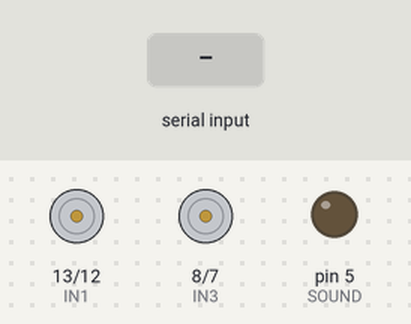
This sketch was run on a simulated Arduino Uno, built with avr-gcc and run on an emulated ATmega328P. Shown: motor-driver pin pairs drawn as motors (green arrow = first pin HIGH = forward, orange = second pin HIGH = backward, longer = more drive, scaled by the enable pin), output pins drawn as LEDs (lit = HIGH). Inputs (shaded band) come from the test bench.

Above: at 1.2 s.
1.3 s: "F" received over the second serial link
At 2.5 s:
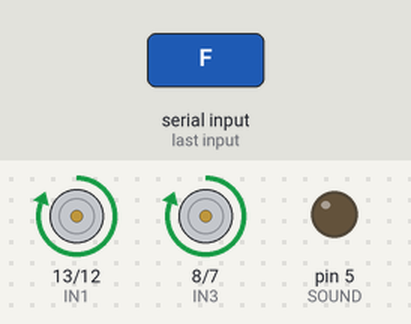
2.8 s: "B" received over the second serial link
At 3.8 s:
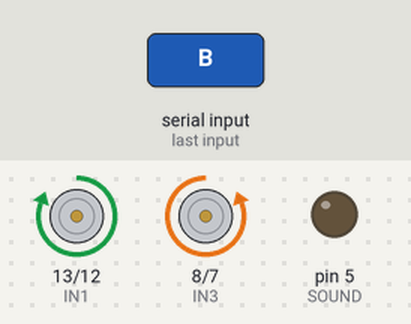
4.3 s: "L" received over the second serial link
At 5.8 s:
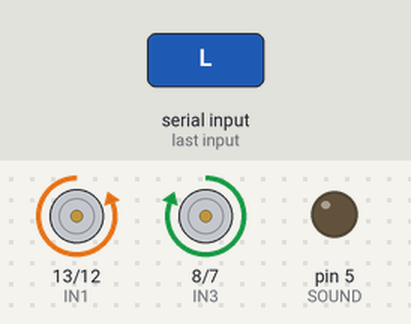
6.1 s: "V" received over the second serial link
At 6.7 s:
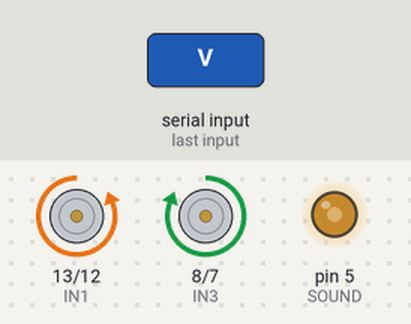
7.6 s: "R" received over the second serial link
At 10.53 s:
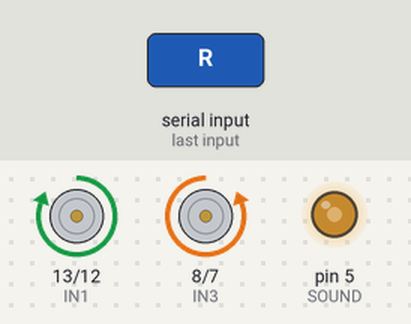
Timing chart, 0 to 11.6 s (numbered marks = the images above; inputs shaded):
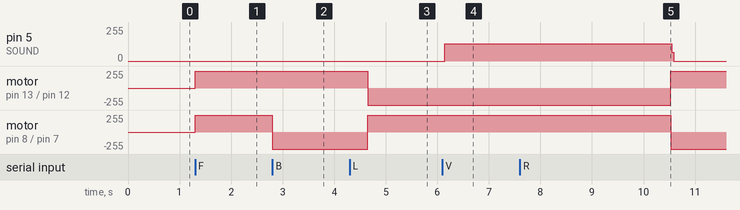

The sketch:

3sencor.ino
```cpp
#include <SoftwareSerial.h>

SoftwareSerial BT(3,4);


#define DIS 30

#define IN1 13
#define IN2 12
#define ENA 11
#define IN3 8
#define IN4 7
#define ENB 6

#define TRIGF A4
#define ECHOF A5

#define TRIGR A0
#define ECHOR A1

#define TRIGL A2
#define ECHOL A3

// 부저
#define SOUND 5

// 멜로디
#define c4 3822 // 261.63Hz 도
#define d4 3405 // 293.67Hz 레
#define e4 3034 // 329.63Hz 미
#define f4 2863 // 349.23Hz 파
#define g4 2551 // 392.11Hz 솔
#define g4s 2408 // 415.30Hz 솔#
#define a4 2273 // 440.11Hz 라
#define b4 2025 // 493.88Hz 시
#define c5 1910 // 523.25Hz 도
#define d5 1703 // 587.33Hz 레
#define d5s 1607 // 584.37Hz 레#
#define e5 1517 // 659.26Hz 미
#define f5 1432 // 698.46Hz 파
#define g5 1276 // 783.99Hz 솔
#define a5 1136 // 880.11Hz 라
#define b5 1012 // 987.77Hz 시

long distanceF;
long distanceR;
long distanceL;

// 후진할 때 부저 멜로디
int song[] = { e5, d5s, e5, d5s, e5, b4, d5, c5, a4, c4, e4, a4, b4, e4, g4s, b4, c5, e4, e5, d5s, e5,
d5s, e5, b4, d5, c5, a4, c4, e4, a4, b4, e4, c5, b4, a4 };

unsigned long mil = 0;
int song_pivot=0;

char mode;

void setup() {
pinMode(IN1, OUTPUT);
pinMode(IN2, OUTPUT);
pinMode(ENA, OUTPUT);
pinMode(IN3, OUTPUT);
pinMode(IN4, OUTPUT);
pinMode(ENB, OUTPUT);

pinMode(TRIGF,OUTPUT);
pinMode(ECHOF, INPUT);

pinMode(TRIGR, OUTPUT);
pinMode(ECHOR, INPUT);

pinMode(TRIGL, OUTPUT);
pinMode(ECHOL, INPUT);

pinMode(SOUND, OUTPUT);

Serial.begin(9600);
BT.begin(9600);
}

void loop() {
char c;

  if(BT.available()>0) {
    c = BT.read();
    if(c == 'F') { mode = 'f';}
    else if(c == 'B') { mode = 'b';}
    else if(c == 'L') { mode = 'l';}
    else if(c == 'R') { mode = 'r';}
    else if(c == 'V') { mode = 'v';}
    else if(c == 'A') { mode = 'a';}
    else if(c == 'S') { mode = 's';}
  }
    if(mode == 'f') Front();
    if(mode == 'b') Back();
    if(mode == 'l') Left();
    if(mode == 'r') Right();
    if(mode == 'a') Auto();
    if(mode == 's') Stop();
    if(mode == 'v') {
      for(int i = 0; i <= 34; i++) {
      sing(song[song_pivot++]);
     if(song_pivot == 35)  song_pivot = 0;
      mil = millis();
    }
    }
  /* if(c == 'F') {
    Front();
   }
   else if(c == 'B') {
    Back();
   }
   else if(c == 'L') {
   Left();
   }
   else if(c == 'R') {
    Right();
   }
   else if(c == 'V') {
    for(int i = 0; i <= 34; i++) {
      sing(song[song_pivot++]);
     if(song_pivot == 35)  song_pivot = 0;
      mil = millis();
    }
   } else if(c == 'A') {

   }

   else {
    Stop();
   }*/

}


void Auto() { // 자율주행모드
   if(FrontSensor() <= 18 && RightSensor() <= 18 && LeftSensor() <= 18) {
       Right(); // 만약 양측면, 전방 초음파 센서 18cm 앞에 장애물이 있다면 우회전하기
      }
    else if(FrontSensor() > 18 && RightSensor() <= 18 && LeftSensor() > 18) {
        Left();
      }
    else if(FrontSensor() <= 18 && RightSensor() > 18 && LeftSensor() > 18) {
      Right();
    }
    else if(FrontSensor() > 18 && RightSensor() > 18 && LeftSensor() <= 18) {
      Right();
    }
    else if(FrontSensor() <= 18 && RightSensor() <= 18 && LeftSensor() > 18) {
     Left();
    }
    else if(FrontSensor() <= 18 && RightSensor() > 18 && LeftSensor() <= 18) {
      Right();
    }
    else {
      Front();
    }

}

long RightSensor() { // 오른쪽 초음파 센서
   digitalWrite(TRIGR, HIGH);  // 초음파 발사
    delayMicroseconds(5);
    digitalWrite(TRIGR, LOW);
    delayMicroseconds(10);
    digitalWrite(TRIGR, HIGH);
    distanceR = pulseIn(ECHOR, HIGH);
    return (distanceR/58); // 장애물과의 거리 계산 후 리턴
}

long FrontSensor() { // 전방 초음파 센서
   digitalWrite(TRIGF, HIGH); // 초음파 발사
    delayMicroseconds(5);
    digitalWrite(TRIGF, LOW);
    delayMicroseconds(10);
    digitalWrite(TRIGF, HIGH);
    distanceF = pulseIn(ECHOF, HIGH);
    return (distanceF/58);  // 장애물과의 거리 계산 후 리턴
}

long LeftSensor() { // 왼쪽 초음파 센서
   digitalWrite(TRIGL, HIGH);  // 초음파 발사
    delayMicroseconds(5);
    digitalWrite(TRIGL, LOW);
    delayMicroseconds(10);
    digitalWrite(TRIGL, HIGH);
    distanceL = pulseIn(ECHOL, HIGH);
    return (distanceL/58);  // 장애물과의 거리 계산 후 리턴
}

void sing(int eum) {
  long lele = 125000;
  for(long i=0; i< lele ; i+= eum) {
    digitalWrite(SOUND, HIGH);
    delayMicroseconds(eum/2);
    digitalWrite(SOUND, LOW);
    delayMicroseconds(eum/2);
  }
}

void Front() {
  digitalWrite(IN1, HIGH);
  digitalWrite(IN2, LOW);
  analogWrite(ENA,255);
  digitalWrite(IN3, HIGH);
  digitalWrite(IN4, LOW);
  analogWrite(ENB,255);
}

void Back() {
    /*digitalWrite(IN1, LOW);
  digitalWrite(IN2, HIGH);
  analogWrite(ENA,255);
  digitalWrite(IN3, LOW);
  digitalWrite(IN4, HIGH);
  analogWrite(ENB,255);*/

    digitalWrite(IN1, HIGH);
  digitalWrite(IN2, LOW);
  analogWrite(ENA,255);
  digitalWrite(IN3, LOW);
  digitalWrite(IN4, HIGH);
  analogWrite(ENB,255);

  delay(925);
}

void Stop() {
  digitalWrite(IN1, LOW);
  digitalWrite(IN2, LOW);
  analogWrite(ENA,0);
  digitalWrite(IN3, LOW);
  digitalWrite(IN4, LOW);
  analogWrite(ENB,0);
}

void Left() {
  digitalWrite(IN1, LOW);
  digitalWrite(IN2, HIGH);
  analogWrite(ENA,255);
  digitalWrite(IN3, HIGH);
  digitalWrite(IN4, LOW);
  analogWrite(ENB,255);
}

void Right() {
  digitalWrite(IN1, HIGH);
  digitalWrite(IN2, LOW);
  analogWrite(ENA,255);
  digitalWrite(IN3, LOW);
  digitalWrite(IN4, HIGH);
  analogWrite(ENB,255);
}
```

Measured:
- after the input at 1.3 s, motor on pin 13 (IN1) / pin 12 (IN2), motor on pin 8 (IN3) / pin 7 (IN4): stopped → forward 255/255 at once
- after the input at 2.8 s, motor on pin 8 (IN3) / pin 7 (IN4): forward 255/255 → backward 255/255 at once
- after the input at 4.3 s, motor on pin 13 (IN1) / pin 12 (IN2): forward 255/255 → backward 255/255 after 0.35 s; motor on pin 8 (IN3) / pin 7 (IN4): backward 255/255 → forward 255/255 after 0.35 s
- after the input at 6.1 s, pin 5 (SOUND): 0/255 → 129/255 at once
- after the input at 7.6 s, pin 5 (SOUND): 129/255 → 0/255 after 2.9 s; motor on pin 13 (IN1) / pin 12 (IN2): backward 255/255 → forward 255/255 after 2.9 s; motor on pin 8 (IN3) / pin 7 (IN4): forward 255/255 → backward 255/255 after 2.9 s
